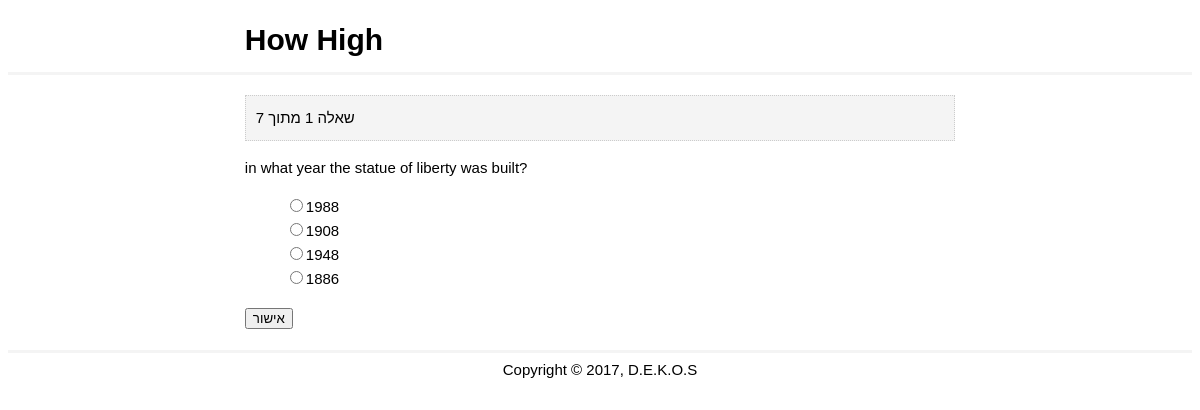
/question2.php?n=1, run on the app's committed database.
### tables this page shows
CREATE TABLE IF NOT EXISTS `questions` (
  `q_number` int(11) NOT NULL,
  `text` text NOT NULL,
  PRIMARY KEY (`q_number`)
);

CREATE TABLE IF NOT EXISTS `choice` (
  `id` int(11) NOT NULL AUTO_INCREMENT,
  `q_number` int(11) NOT NULL,
  `is_correct` tinyint(4) NOT NULL,
  `text` text NOT NULL,
  PRIMARY KEY (`id`)
);

### question2.php (the view, shortened to what this page needs)
<?php include 'database2.php'; ?>
<?php
$number = (int)$_GET['n'];
$query = "SELECT * FROM questions";
$results = $mysqli->query($query) or die($mysqli->error.__LINE__);
$total = $results->num_rows;
$query = "SELECT * FROM questions
            WHERE q_number = $number";
$result = $mysqli->query($query) or die($mysqli->error.__LINE__);
$question = $result->fetch_assoc();
$query = "SELECT * FROM choice
            WHERE q_number = $number";
$choices = $mysqli->query($query) or die($mysqli->error.__LINE__);
?>
<!DOCTYPE html>
<html>
    <head>
        <link rel="stylesheet" href="css/style.css" type="text/css"/>
    </head>
    <body>
        <header>
            <div class="container">
                <h1>How High</h1>
            </div>
        </header>
        <main>
            <div class="container">
                <div class="current">שאלה <?php echo $question['q_number']; ?> מתוך <?php echo $total; ?></div>
                <p class="question">
                <?php echo $question["text"]; ?>
                </p>
                <form method='post' action="proces2.php">
                <ul class="choices">
                    <?php while($row = $choices->fetch_assoc()): ?>
                    <li><input name='choice' type="radio" value="<?php echo $row['id']; ?>" /><?php echo $row['text']; ?> </li>
                    <?php endwhile; ?>
                    </ul>
                    <input type='submit' value="אישור" />
            </div>
        </main>
        <footer>
            <div class="container">
                Copyright &copy; 2017, D.E.K.O.S
            </div>
        </footer>
    </body>
</html>

### css/style.css (style rules this page uses)
body { font-family:arial; font-size:15px; line-height:1.6em; }
li { list-style:none; }
.container { width:60%; margin:0 auto; overflow:auto; }
header { border-bottom:3px #f4f4f4 solid; }
footer { border-top:3px #f4f4f4 solid; text-align:center; padding-top:5px; }
main { padding-bottom:20px; }
.current { padding:10px; background:#f4f4f4; border:#ccc dotted 1px; margin:20px 0 10px 0; }

### data on the page
questions: text "in what year the statue of liberty was built?"
choice: text "1988"
choice: text "1908"
choice: text "1948"
choice: text "1886"

### other printed values
$total "7"
